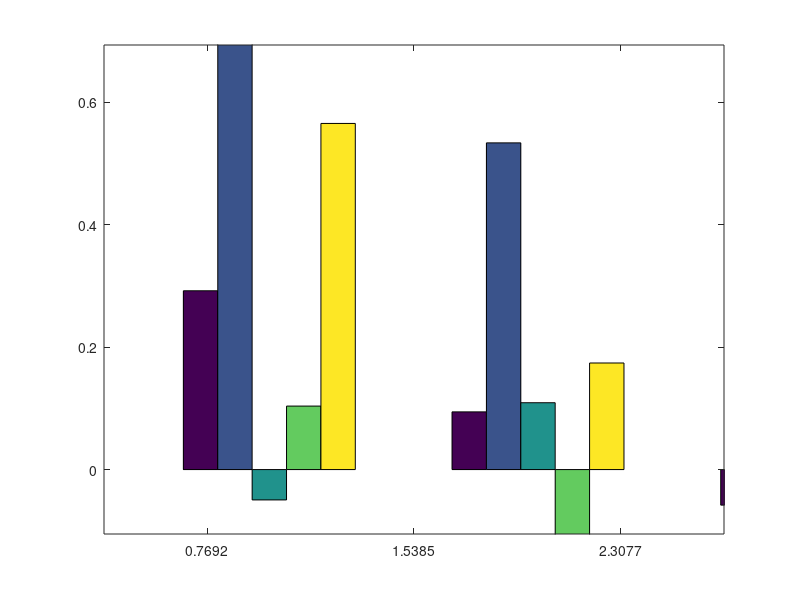

Recreate this plot in MATLAB. (Note: this script raises an error after producing the figure.)
function hBar = barmod(varargin)%(x,ar,bo,bgo,xlimo,ylimo,labels)



%Empty inputs declaration
x = []; yhp = x; ar = x; bgo = x; bo = x; xlimo = x; ylimo = x;  labels = x;



if nargin >= 1
    x = varargin{1}; %input data
    %default: (1-5)x(1-5) randomized data set
    if nargin >= 2
        yhp = varargin{2}; %plot height (pixels)
        %default: 500
        if nargin >= 3
            ar = varargin{3}; %aspect ratio (width/height)
            %default: 5/4
            if nargin >= 4
                bo = varargin{4}; %bar offset (width between bars in groups)
                %default: 0
                if nargin >= 5
                    bgo = varargin{5}; %bar group offset (width between bar groups)
                    %default: 1/2 (total bar group width)
                    if nargin >= 6
                        xlimo = varargin{6}; %xlim offset (either side of bar chart)
                        %default: same size as "bgo"
                        if nargin >= 7
                            ylimo = varargin{7}; %ylim offset (top and bottom of bar chart)
                            %default: same size as "xlimo"
                            if nargin >= 8
                                labels = varargin{8}; %x-tick labels
                                %default: %strcat('label',num2str(#datapoints/set))
                            end
                        end
                    end
                end
            end
        end
    end 
end

%%%%%%%%%%%%%%%%%%%%%%%%%%%%%%%%%%%%%%%%%%%%%%%%%%%%%%%%%%%%%%%%%%%%%%%%%%%
%Reading in "x":
%%%%%%%%%%%%%%%%%%%%%%%%%%%%%%%%%%%%%%%%%%%%%%%%%%%%%%%%%%%%%%%%%%%%%%%%%%%

%Creating default (1-5)x(1-5) randomized data set
        if isempty(x)
            NBG = ceil(rand*5);
            n = ceil(rand*5);
            x = rand(NBG,n) -.2; %default: random 1-to-5 x 1-to-5 bar chart
        end 

%Storing "x" size data
        szx = size(x);
        NBG = szx(1); %number of bar groups (data points/set)
        n = szx(2); %number of bars/group (data sets)

%In case of row vector input, make column vector
        if NBG == 1 
            x = x'; 
            szx = size(x);
            NBG = szx(1); 
            n = szx(2);
        end

%In case of datum input, reject input
        if NBG == 1 && n == 1
    error('This function does not support data inputs of a single datum.')
        end

        
%~ ~ ~ ~ ~ ~ ~ ~ ~ ~ ~ ~ ~ ~ ~ ~ ~ ~ ~ ~ ~ ~ ~ ~ ~ ~ ~ ~ ~ ~ ~ ~ ~ ~ ~ ~ ~%
%                           Plotting bar chart
%~ ~ ~ ~ ~ ~ ~ ~ ~ ~ ~ ~ ~ ~ ~ ~ ~ ~ ~ ~ ~ ~ ~ ~ ~ ~ ~ ~ ~ ~ ~ ~ ~ ~ ~ ~ ~%

        hBar = bar(x,'hist');
        hold on

%~ ~ ~ ~ ~ ~ ~ ~ ~ ~ ~ ~ ~ ~ ~ ~ ~ ~ ~ ~ ~ ~ ~ ~ ~ ~ ~ ~ ~ ~ ~ ~ ~ ~ ~ ~ ~%
%                            Sizing bar chart
%~ ~ ~ ~ ~ ~ ~ ~ ~ ~ ~ ~ ~ ~ ~ ~ ~ ~ ~ ~ ~ ~ ~ ~ ~ ~ ~ ~ ~ ~ ~ ~ ~ ~ ~ ~ ~%


%%%%%%%%%%%%%%%%%%%%%%%%%%%%%%%%%%%%%%%%%%%%%%%%%%%%%%%%%%%%%%%%%%%%%%%%%%%
%Reading in "yhp":
%%%%%%%%%%%%%%%%%%%%%%%%%%%%%%%%%%%%%%%%%%%%%%%%%%%%%%%%%%%%%%%%%%%%%%%%%%%        
        if isempty(yhp)
        yhp = 500; %default pixel height of plot
        end        
        
%%%%%%%%%%%%%%%%%%%%%%%%%%%%%%%%%%%%%%%%%%%%%%%%%%%%%%%%%%%%%%%%%%%%%%%%%%%
%Reading in "ar":
%%%%%%%%%%%%%%%%%%%%%%%%%%%%%%%%%%%%%%%%%%%%%%%%%%%%%%%%%%%%%%%%%%%%%%%%%%%
        if isempty(ar)
        ar = 5/4; %default aspect ratio
        end
        
%Centering bar chart
        xwp = yhp*ar; %pixel width of plot
        ss = get(0,'screensize'); %retrieving screen resolution
        ss = ss(3:4);
        set(gcf, 'Position',  [(ss(1)-xwp)/2, (ss(2)-yhp)/2, xwp, yhp])

        
%~ ~ ~ ~ ~ ~ ~ ~ ~ ~ ~ ~ ~ ~ ~ ~ ~ ~ ~ ~ ~ ~ ~ ~ ~ ~ ~ ~ ~ ~ ~ ~ ~ ~ ~ ~ ~%
%               Important bar chart modification parameters
%~ ~ ~ ~ ~ ~ ~ ~ ~ ~ ~ ~ ~ ~ ~ ~ ~ ~ ~ ~ ~ ~ ~ ~ ~ ~ ~ ~ ~ ~ ~ ~ ~ ~ ~ ~ ~%


%Bar group width (bgw) system defaults (determined experimentally)
        if n == 1
            bgw = 1; 
        elseif 2 <= n && n <= 6
            bgw = 2*n/(2*n + 3);
        elseif n > 6
            bgw = .8;
        end

        bw = bgw/n; %bar width
        bgs = 1 - bgw; %bar group space (width of space between bar groups)

        
%Original x-coordinate of each bar centroid
        oc = x; %(same size as input "x")
        for i = 1:NBG 
            for j = 1:n
                oc(i,j) = i - bgw*(n-1)/(2*n) + (j-1)*bgw/n; %original centers
            end
        end
     
                
%%%%%%%%%%%%%%%%%%%%%%%%%%%%%%%%%%%%%%%%%%%%%%%%%%%%%%%%%%%%%%%%%%%%%%%%%%%
%Reading in "bo"
%%%%%%%%%%%%%%%%%%%%%%%%%%%%%%%%%%%%%%%%%%%%%%%%%%%%%%%%%%%%%%%%%%%%%%%%%%%
        if isempty(bo)
        bo = 0; %bar space offset - default: 0 (no space)
        end
        bo = bo*bw; %scaling to bar width
        
%creating a total bar group width that accounts for bar offest
        tbgw = bgw + bo*(n-1);

%%%%%%%%%%%%%%%%%%%%%%%%%%%%%%%%%%%%%%%%%%%%%%%%%%%%%%%%%%%%%%%%%%%%%%%%%%%
%Reading in "bgo"
%%%%%%%%%%%%%%%%%%%%%%%%%%%%%%%%%%%%%%%%%%%%%%%%%%%%%%%%%%%%%%%%%%%%%%%%%%%
        if isempty(bgo)
        bgo = 0; %bar group offset - default: half the bar group width
        end
        bgo = bgo*tbgw; %scaling to total bar group width

        
%Displacement of each bar
        d = x; %distance each bar moves (same size as x)
        for i = 1:NBG
            for j= 1:n
                d(i,j) = i*(bgs-bgo-(n-1)*bo) - j*bo;
            end
        end

nbc = oc-d; %new bar center
nbgc = mean(nbc,2); %new bar group center


%~ ~ ~ ~ ~ ~ ~ ~ ~ ~ ~ ~ ~ ~ ~ ~ ~ ~ ~ ~ ~ ~ ~ ~ ~ ~ ~ ~ ~ ~ ~ ~ ~ ~ ~ ~ ~%
%                       Modifying bar chart limits
%~ ~ ~ ~ ~ ~ ~ ~ ~ ~ ~ ~ ~ ~ ~ ~ ~ ~ ~ ~ ~ ~ ~ ~ ~ ~ ~ ~ ~ ~ ~ ~ ~ ~ ~ ~ ~%


%%%%%%%%%%%%%%%%%%%%%%%%%%%%%%%%%%%%%%%%%%%%%%%%%%%%%%%%%%%%%%%%%%%%%%%%%%%
%Reading in "xlimo"
%%%%%%%%%%%%%%%%%%%%%%%%%%%%%%%%%%%%%%%%%%%%%%%%%%%%%%%%%%%%%%%%%%%%%%%%%%%
        if isempty(xlimo)
            xlimo = bgo; %plot limits offset - default: same size as bgo
        else
            xlimo = xlimo*tbgw; %accounting for bar offset
        end
        
        
%Modifying x limits
        xlimRB = nbc(szx(1),szx(2))+bw/2; %right xlim, to the final bar
        xlimR = xlimRB + xlimo; %final right xlim, including xlim offset
        xlimLB = nbc(1,1)-bw/2; %left xlim, beginning at first bar
        xlimL = xlimLB - xlimo; %first xlim, including xlim offset
        xlim([xlimL xlimR])
        
        
%Modifying y limits
        xwv = xlimR-xlimL; % value width of the plot along x-axis
        xpr = xwp/xwv; %pixel-to-value ratio along x-axis
        xlimop = xlimo*xpr; %pixel width of xlim offset
    
    %Accounting for negative input 
        yminv = min(min(x));
        ymaxv = max(max(x));
        
    %Accounting for pixel offset (visual adjustment)
        if 0 <= ar && ar <= 1
            po = 8/3*ar + 4/3;%some pixel offset I think that makes it just
            %not quite right. Pretty sure the math is right--just visually,
            %seemed just barely off.
        else
            po = 4;
        end
            
%%%%%%%%%%%%%%%%%%%%%%%%%%%%%%%%%%%%%%%%%%%%%%%%%%%%%%%%%%%%%%%%%%%%%%%%%%%
%Reading in "ylimo"
%%%%%%%%%%%%%%%%%%%%%%%%%%%%%%%%%%%%%%%%%%%%%%%%%%%%%%%%%%%%%%%%%%%%%%%%%%%
        if isempty(ylimo)
            ylimop = xlimop - po; %plot limits offset - default: same size as xlimop
        else
            ylimop = ylimo*tbgw*xpr - po; %accounting for bar offset
        end
    
        
%~ ~ ~ ~ ~ ~ ~ ~ ~ ~ ~ ~ ~ ~ ~ ~ ~ ~ ~ ~ ~ ~ ~ ~ ~ ~ ~ ~ ~ ~ ~ ~ ~ ~ ~ ~ ~%
%              Case of both positive and negative input values
%~ ~ ~ ~ ~ ~ ~ ~ ~ ~ ~ ~ ~ ~ ~ ~ ~ ~ ~ ~ ~ ~ ~ ~ ~ ~ ~ ~ ~ ~ ~ ~ ~ ~ ~ ~ ~%

        if yminv < 0
            %ensuring the ylimo input value works
            if 2*ylimop >= yhp
                ylimolim = (yhp/2 + po)/(tbgw*xpr); %ylim limit
                error(string(strcat('Your y-limit offset exceeds the pixel height of the plot.',...
                    {' '},'Please choose a value in the range 0 <= ylimo <',{' '},num2str(ylimolim),'.')))                
                return
            end
            yspanp = yhp - 2*ylimop; %getting the pixel height of ymax
            yspanv = ymaxv - yminv; %pulling in ylim bar extents
            ypr = yspanp/yspanv; %pixel-to-value ratio along y-axis
            ylimo = ylimop/ypr; %offset for bottom of plot
            ylim([yminv-ylimo ymaxv+ylimo])

%visual square test
%                     hold on
%                     plot([xlimL xlimR],[ymaxv ymaxv])
%                     plot([xlimL xlimR],[yminv yminv])
%                     plot([xlimRB xlimRB],[yminv-ylimo ymaxv+ylimo])
%                     plot([xlimLB xlimLB],[yminv-ylimo ymaxv+ylimo])

%~ ~ ~ ~ ~ ~ ~ ~ ~ ~ ~ ~ ~ ~ ~ ~ ~ ~ ~ ~ ~ ~ ~ ~ ~ ~ ~ ~ ~ ~ ~ ~ ~ ~ ~ ~ ~%
%                     Case of all negative input values
%~ ~ ~ ~ ~ ~ ~ ~ ~ ~ ~ ~ ~ ~ ~ ~ ~ ~ ~ ~ ~ ~ ~ ~ ~ ~ ~ ~ ~ ~ ~ ~ ~ ~ ~ ~ ~%

                    if ymaxv < 0
                %ensuring the ylimo input value works
                if ylimop >= yhp
                        ylimolim = (yhp + po)/(tbgw*xpr); %ylim limit
                        error(string(strcat('Your y-limit offset exceeds the pixel height of the plot.',...
                            {' '},'Please choose a value in the range 0 <= ylimo <',{' '},num2str(ylimolim),'.')))
                        return
                    end
                    yspanp = yhp - ylimop; %getting the pixel height of ymax
                    yspanv = 0 - yminv; %pulling in maximum bar height
                                        %(associated with minimum bar value in this case)
                                        %"0" there to indicate the difference between ymax and ymin
                                        %(ymaxv = 0 here, as we are starting from the top axis)
                    ypr = yspanp/yspanv; %pixel-to-pixel ratio along y-axis
                    ylimo = ylimop/ypr; %offset for bottom of plot
                    ylim([yminv-ylimo 0])
                    
%visual square test
%                     hold on
%                     plot([xlimL xlimR],[yminv yminv])
%                     plot([xlimRB xlimRB],[yminv-ylimo 0])
        
                    end
        else
        
            
%~ ~ ~ ~ ~ ~ ~ ~ ~ ~ ~ ~ ~ ~ ~ ~ ~ ~ ~ ~ ~ ~ ~ ~ ~ ~ ~ ~ ~ ~ ~ ~ ~ ~ ~ ~ ~%
%                     Case of all positive input values
%~ ~ ~ ~ ~ ~ ~ ~ ~ ~ ~ ~ ~ ~ ~ ~ ~ ~ ~ ~ ~ ~ ~ ~ ~ ~ ~ ~ ~ ~ ~ ~ ~ ~ ~ ~ ~%

            %ensuring the ylimo input value works
            if ylimop >= yhp
                ylimolim = (yhp + po)/(tbgw*xpr); %ylim limit
                error(string(strcat('Your y-limit offset exceeds the pixel height of the plot.',...
                    {' '},'Please choose a value in the range 0 <= ylimo <',{' '},num2str(ylimolim),'.')))
                return
            end
            yspanp = yhp - ylimop; %getting the pixel height of ymax
            yspanv = ymaxv - 0; %pulling in maximum bar height
                                %"0" there to indicate the difference between ymax and ymin
                                %(ymin = 0 here, as we are starting from the bottom axis)
            ypr = yspanp/yspanv; %pixel-to-pixel ratio along y-axis
            ylimo = ylimop/ypr; %offset for bottom of plot
            ylim([0 ymaxv+ylimo])
            
%visual square test
%                     hold on
%                     plot([xlimL xlimR],[ymaxv ymaxv])
%                     plot([xlimRB xlimRB],[0 ymaxv+ylimo])
        end

%~ ~ ~ ~ ~ ~ ~ ~ ~ ~ ~ ~ ~ ~ ~ ~ ~ ~ ~ ~ ~ ~ ~ ~ ~ ~ ~ ~ ~ ~ ~ ~ ~ ~ ~ ~ ~%
%                        Applying bar group labels
%~ ~ ~ ~ ~ ~ ~ ~ ~ ~ ~ ~ ~ ~ ~ ~ ~ ~ ~ ~ ~ ~ ~ ~ ~ ~ ~ ~ ~ ~ ~ ~ ~ ~ ~ ~ ~%

%%%%%%%%%%%%%%%%%%%%%%%%%%%%%%%%%%%%%%%%%%%%%%%%%%%%%%%%%%%%%%%%%%%%%%%%%%%
%Reading in "labels"
%%%%%%%%%%%%%%%%%%%%%%%%%%%%%%%%%%%%%%%%%%%%%%%%%%%%%%%%%%%%%%%%%%%%%%%%%%%
        if isempty(labels)
            for i = 1:NBG
            labels{i} = strcat('title',num2str(i));
            end
        end

        
        
%warning if labels array is not the correct size
        if length(labels) < NBG
            warning(string(strcat('Your label array size is less than the number of',...
                {' '},'bar groups. To keep label elements from looping, make sure',...
                {' '},'your label array contains as many as elements as bar groups',...
                {' '},'(in your case,',{' '},num2str(NBG),').')));
        elseif length(labels) > NBG
            warning(string(strcat('Your label array size is greater than the number of',...
                {' '},'bar groups. You may have accidentally forgotten a data group',...
                {' '},'or entered the same label twice (or simply put in one too many labels).')));
        end

        
        
%centering x-ticks to each bar group
        ax = gca;
        xticks(nbgc);
        %applying labels to x-ticks
        ax.XAxis.TickLabels = labels;

        
%~ ~ ~ ~ ~ ~ ~ ~ ~ ~ ~ ~ ~ ~ ~ ~ ~ ~ ~ ~ ~ ~ ~ ~ ~ ~ ~ ~ ~ ~ ~ ~ ~ ~ ~ ~ ~%
%                        Adjusting patch vertices
%~ ~ ~ ~ ~ ~ ~ ~ ~ ~ ~ ~ ~ ~ ~ ~ ~ ~ ~ ~ ~ ~ ~ ~ ~ ~ ~ ~ ~ ~ ~ ~ ~ ~ ~ ~ ~%
        
%Storing patch .Vertices arrays
        v = cell(1);
        for i = 1:n
            v{i} = hBar(i).Vertices;
        end

        
        
%Creating index array for .Vertices arrays
        szv = length(v{1}); %length of .Vertices arrays
        ia = zeros(1,szv); %indexing array declaration
        for i = 1:szv
            hold on
            if floor((i-1)/5)==(i-1)/5
                ia(i) = 1; %indexing array
            else
                ia(i) = 0;
            end
        end

        
        
%Adjusting vertices with displacement variable "d"
        for j = 1:n
            for k = 1:NBG
                for i = 1:szv
                    if ia(i) ~= 1 && i > 5*k-4 && i <= 5*k 
                        v{j}(i,1) =  v{j}(i,1) - d(k,j);
                        hBar(j).Vertices = v{j};
                    end                    
                    v2{k,j} = v{j}(5*k-3:5*k,:);
                end 
            end
        end

        
%~ ~ ~ ~ ~ ~ ~ ~ ~ ~ ~ ~ ~ ~ ~ ~ ~ ~ ~ ~ ~ ~ ~ ~ ~ ~ ~ ~ ~ ~ ~ ~ ~ ~ ~ ~ ~%
%                  Individualizing bars in patch vertices
%~ ~ ~ ~ ~ ~ ~ ~ ~ ~ ~ ~ ~ ~ ~ ~ ~ ~ ~ ~ ~ ~ ~ ~ ~ ~ ~ ~ ~ ~ ~ ~ ~ ~ ~ ~ ~%

%clear hBar data, but leave plot axes
        delete(hBar)

%Setting parula (default color map) matrix
        clrs = parula(n);

%Making individual patches for each bar
        for j = 1:n
            for k = 1:NBG
        hBar(k,j) = patch(v2{k,j}(:,1),v2{k,j}(:,2),clrs(j,:));
        hold on
            end
        end
end